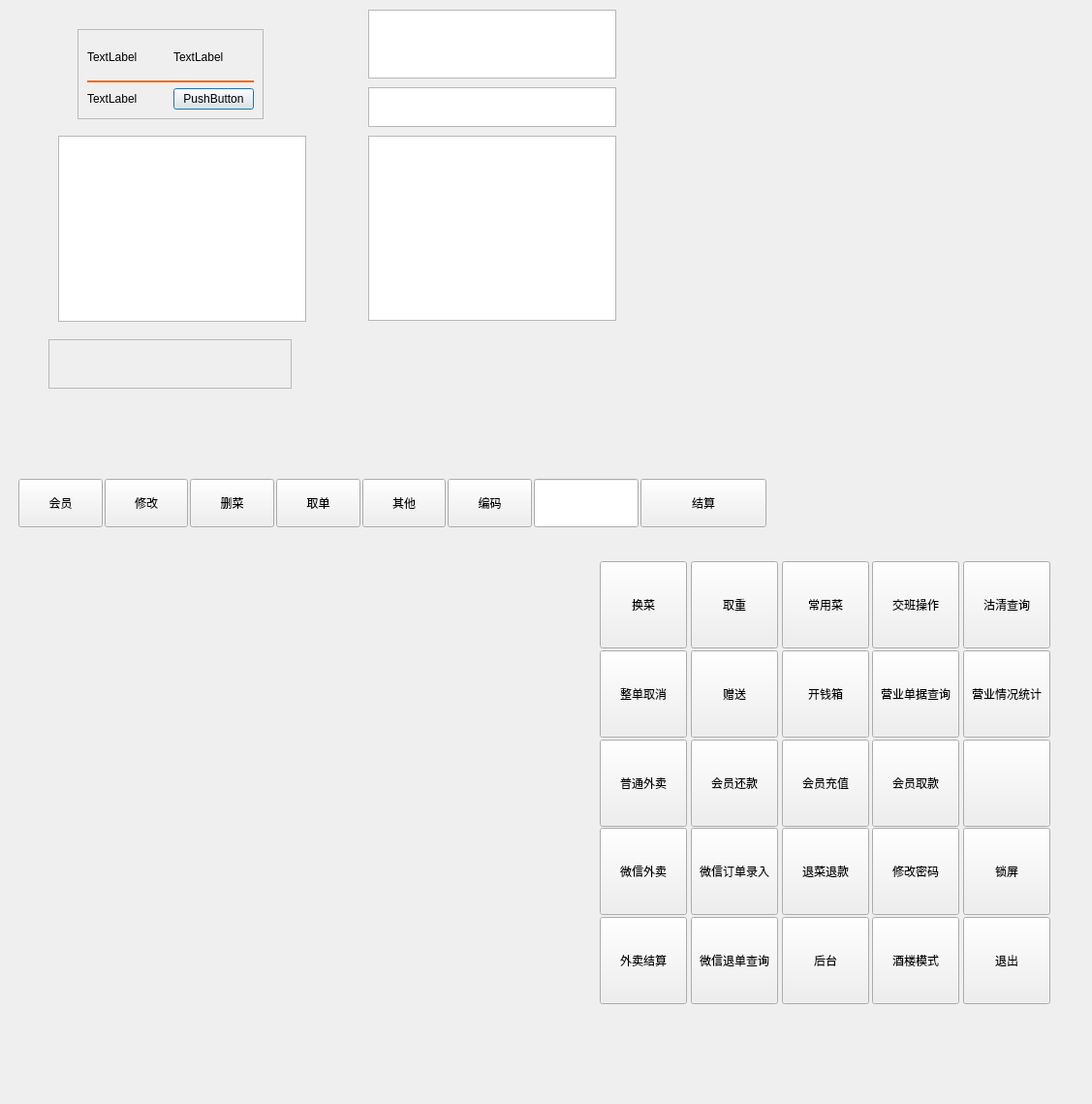
<?xml version="1.0" encoding="UTF-8"?>
<ui version="4.0">
 <class>fastorder_Dialog</class>
 <widget class="QDialog" name="fastorder_Dialog">
  <property name="geometry">
   <rect>
    <x>0</x>
    <y>0</y>
    <width>1127</width>
    <height>1139</height>
   </rect>
  </property>
  <property name="windowTitle">
   <string>Dialog</string>
  </property>
  <property name="styleSheet">
   <string notr="true"/>
  </property>
  <widget class="QFrame" name="frame">
   <property name="geometry">
    <rect>
     <x>610</x>
     <y>570</y>
     <width>481</width>
     <height>471</height>
    </rect>
   </property>
   <property name="styleSheet">
    <string notr="true"/>
   </property>
   <property name="frameShape">
    <enum>QFrame::NoFrame</enum>
   </property>
   <property name="frameShadow">
    <enum>QFrame::Plain</enum>
   </property>
   <property name="lineWidth">
    <number>0</number>
   </property>
   <layout class="QGridLayout" name="gridLayout">
    <property name="spacing">
     <number>5</number>
    </property>
    <item row="2" column="0">
     <widget class="lds_pushbutton_wrap" name="pushButton_waimai">
      <property name="sizePolicy">
       <sizepolicy hsizetype="Expanding" vsizetype="Expanding">
        <horstretch>0</horstretch>
        <verstretch>0</verstretch>
       </sizepolicy>
      </property>
      <property name="minimumSize">
       <size>
        <width>90</width>
        <height>90</height>
       </size>
      </property>
      <property name="maximumSize">
       <size>
        <width>90</width>
        <height>90</height>
       </size>
      </property>
      <property name="focusPolicy">
       <enum>Qt::NoFocus</enum>
      </property>
      <property name="styleSheet">
       <string notr="true"/>
      </property>
      <property name="text">
       <string>普通外卖</string>
      </property>
      <property name="outer_stylesheet" stdset="0">
       <string>pushbutton_type</string>
      </property>
     </widget>
    </item>
    <item row="0" column="2">
     <widget class="lds_pushbutton_wrap" name="pushButton_changyong">
      <property name="sizePolicy">
       <sizepolicy hsizetype="Expanding" vsizetype="Expanding">
        <horstretch>0</horstretch>
        <verstretch>0</verstretch>
       </sizepolicy>
      </property>
      <property name="minimumSize">
       <size>
        <width>90</width>
        <height>90</height>
       </size>
      </property>
      <property name="maximumSize">
       <size>
        <width>90</width>
        <height>90</height>
       </size>
      </property>
      <property name="focusPolicy">
       <enum>Qt::NoFocus</enum>
      </property>
      <property name="styleSheet">
       <string notr="true"/>
      </property>
      <property name="text">
       <string>常用菜</string>
      </property>
      <property name="outer_stylesheet" stdset="0">
       <string>pushbutton_type</string>
      </property>
     </widget>
    </item>
    <item row="0" column="1">
     <widget class="lds_pushbutton_wrap" name="pushButton_takeweight">
      <property name="sizePolicy">
       <sizepolicy hsizetype="Minimum" vsizetype="Expanding">
        <horstretch>0</horstretch>
        <verstretch>0</verstretch>
       </sizepolicy>
      </property>
      <property name="minimumSize">
       <size>
        <width>90</width>
        <height>90</height>
       </size>
      </property>
      <property name="maximumSize">
       <size>
        <width>90</width>
        <height>90</height>
       </size>
      </property>
      <property name="focusPolicy">
       <enum>Qt::NoFocus</enum>
      </property>
      <property name="styleSheet">
       <string notr="true"/>
      </property>
      <property name="text">
       <string>取重</string>
      </property>
      <property name="outer_stylesheet" stdset="0">
       <string>pushbutton_type</string>
      </property>
     </widget>
    </item>
    <item row="3" column="4">
     <widget class="lds_pushbutton_wrap" name="pushButton_sys_suoping">
      <property name="sizePolicy">
       <sizepolicy hsizetype="Expanding" vsizetype="Expanding">
        <horstretch>0</horstretch>
        <verstretch>0</verstretch>
       </sizepolicy>
      </property>
      <property name="minimumSize">
       <size>
        <width>90</width>
        <height>90</height>
       </size>
      </property>
      <property name="maximumSize">
       <size>
        <width>90</width>
        <height>90</height>
       </size>
      </property>
      <property name="focusPolicy">
       <enum>Qt::NoFocus</enum>
      </property>
      <property name="styleSheet">
       <string notr="true"/>
      </property>
      <property name="text">
       <string>锁屏</string>
      </property>
      <property name="outer_stylesheet" stdset="0">
       <string>pushbutton_type</string>
      </property>
     </widget>
    </item>
    <item row="3" column="2">
     <widget class="lds_pushbutton_wrap" name="pushButton_exitbill">
      <property name="sizePolicy">
       <sizepolicy hsizetype="Expanding" vsizetype="Expanding">
        <horstretch>0</horstretch>
        <verstretch>0</verstretch>
       </sizepolicy>
      </property>
      <property name="minimumSize">
       <size>
        <width>90</width>
        <height>90</height>
       </size>
      </property>
      <property name="maximumSize">
       <size>
        <width>90</width>
        <height>90</height>
       </size>
      </property>
      <property name="focusPolicy">
       <enum>Qt::NoFocus</enum>
      </property>
      <property name="styleSheet">
       <string notr="true"/>
      </property>
      <property name="text">
       <string>退菜退款</string>
      </property>
      <property name="outer_stylesheet" stdset="0">
       <string>pushbutton_type</string>
      </property>
     </widget>
    </item>
    <item row="2" column="2">
     <widget class="lds_pushbutton_wrap" name="pushButton_sys_chongzhi">
      <property name="sizePolicy">
       <sizepolicy hsizetype="Expanding" vsizetype="Expanding">
        <horstretch>0</horstretch>
        <verstretch>0</verstretch>
       </sizepolicy>
      </property>
      <property name="minimumSize">
       <size>
        <width>90</width>
        <height>90</height>
       </size>
      </property>
      <property name="maximumSize">
       <size>
        <width>90</width>
        <height>90</height>
       </size>
      </property>
      <property name="focusPolicy">
       <enum>Qt::NoFocus</enum>
      </property>
      <property name="styleSheet">
       <string notr="true"/>
      </property>
      <property name="text">
       <string>会员充值</string>
      </property>
      <property name="outer_stylesheet" stdset="0">
       <string>pushbutton_type</string>
      </property>
     </widget>
    </item>
    <item row="2" column="3">
     <widget class="lds_pushbutton_wrap" name="pushButton_sys_qukuan">
      <property name="sizePolicy">
       <sizepolicy hsizetype="Expanding" vsizetype="Expanding">
        <horstretch>0</horstretch>
        <verstretch>0</verstretch>
       </sizepolicy>
      </property>
      <property name="minimumSize">
       <size>
        <width>90</width>
        <height>90</height>
       </size>
      </property>
      <property name="maximumSize">
       <size>
        <width>90</width>
        <height>90</height>
       </size>
      </property>
      <property name="focusPolicy">
       <enum>Qt::NoFocus</enum>
      </property>
      <property name="styleSheet">
       <string notr="true"/>
      </property>
      <property name="text">
       <string>会员取款</string>
      </property>
      <property name="outer_stylesheet" stdset="0">
       <string>pushbutton_type</string>
      </property>
     </widget>
    </item>
    <item row="1" column="2">
     <widget class="lds_pushbutton_wrap" name="pushButton_sys_kaiqianxiang">
      <property name="sizePolicy">
       <sizepolicy hsizetype="Expanding" vsizetype="Expanding">
        <horstretch>0</horstretch>
        <verstretch>0</verstretch>
       </sizepolicy>
      </property>
      <property name="minimumSize">
       <size>
        <width>90</width>
        <height>90</height>
       </size>
      </property>
      <property name="maximumSize">
       <size>
        <width>90</width>
        <height>90</height>
       </size>
      </property>
      <property name="focusPolicy">
       <enum>Qt::NoFocus</enum>
      </property>
      <property name="styleSheet">
       <string notr="true"/>
      </property>
      <property name="text">
       <string>开钱箱</string>
      </property>
      <property name="outer_stylesheet" stdset="0">
       <string>pushbutton_type</string>
      </property>
     </widget>
    </item>
    <item row="4" column="1">
     <widget class="lds_pushbutton_wrap" name="pushButton_weixinquitbill">
      <property name="sizePolicy">
       <sizepolicy hsizetype="Expanding" vsizetype="Expanding">
        <horstretch>0</horstretch>
        <verstretch>0</verstretch>
       </sizepolicy>
      </property>
      <property name="minimumSize">
       <size>
        <width>90</width>
        <height>90</height>
       </size>
      </property>
      <property name="maximumSize">
       <size>
        <width>90</width>
        <height>90</height>
       </size>
      </property>
      <property name="focusPolicy">
       <enum>Qt::NoFocus</enum>
      </property>
      <property name="styleSheet">
       <string notr="true"/>
      </property>
      <property name="text">
       <string>微信退单查询</string>
      </property>
      <property name="outer_stylesheet" stdset="0">
       <string>pushbutton_type</string>
      </property>
     </widget>
    </item>
    <item row="2" column="1">
     <widget class="lds_pushbutton_wrap" name="pushButton_mhangpay">
      <property name="sizePolicy">
       <sizepolicy hsizetype="Expanding" vsizetype="Expanding">
        <horstretch>0</horstretch>
        <verstretch>0</verstretch>
       </sizepolicy>
      </property>
      <property name="minimumSize">
       <size>
        <width>90</width>
        <height>90</height>
       </size>
      </property>
      <property name="maximumSize">
       <size>
        <width>90</width>
        <height>90</height>
       </size>
      </property>
      <property name="focusPolicy">
       <enum>Qt::NoFocus</enum>
      </property>
      <property name="styleSheet">
       <string notr="true"/>
      </property>
      <property name="text">
       <string>会员还款</string>
      </property>
      <property name="outer_stylesheet" stdset="0">
       <string>pushbutton_type</string>
      </property>
     </widget>
    </item>
    <item row="3" column="1">
     <widget class="lds_pushbutton_wrap" name="pushButton_weixinbill_import">
      <property name="sizePolicy">
       <sizepolicy hsizetype="Expanding" vsizetype="Expanding">
        <horstretch>0</horstretch>
        <verstretch>0</verstretch>
       </sizepolicy>
      </property>
      <property name="minimumSize">
       <size>
        <width>90</width>
        <height>90</height>
       </size>
      </property>
      <property name="maximumSize">
       <size>
        <width>90</width>
        <height>90</height>
       </size>
      </property>
      <property name="focusPolicy">
       <enum>Qt::NoFocus</enum>
      </property>
      <property name="styleSheet">
       <string notr="true"/>
      </property>
      <property name="text">
       <string>微信订单录入</string>
      </property>
      <property name="outer_stylesheet" stdset="0">
       <string>pushbutton_type</string>
      </property>
     </widget>
    </item>
    <item row="0" column="0">
     <widget class="lds_pushbutton_wrap" name="pushButton_change">
      <property name="sizePolicy">
       <sizepolicy hsizetype="Expanding" vsizetype="Expanding">
        <horstretch>0</horstretch>
        <verstretch>0</verstretch>
       </sizepolicy>
      </property>
      <property name="minimumSize">
       <size>
        <width>90</width>
        <height>90</height>
       </size>
      </property>
      <property name="maximumSize">
       <size>
        <width>90</width>
        <height>90</height>
       </size>
      </property>
      <property name="focusPolicy">
       <enum>Qt::NoFocus</enum>
      </property>
      <property name="styleSheet">
       <string notr="true"/>
      </property>
      <property name="text">
       <string>换菜</string>
      </property>
      <property name="outer_stylesheet" stdset="0">
       <string>pushbutton_type</string>
      </property>
     </widget>
    </item>
    <item row="1" column="0">
     <widget class="lds_pushbutton_wrap" name="pushButton_allbillcancel">
      <property name="sizePolicy">
       <sizepolicy hsizetype="Expanding" vsizetype="Expanding">
        <horstretch>0</horstretch>
        <verstretch>0</verstretch>
       </sizepolicy>
      </property>
      <property name="minimumSize">
       <size>
        <width>90</width>
        <height>90</height>
       </size>
      </property>
      <property name="maximumSize">
       <size>
        <width>90</width>
        <height>90</height>
       </size>
      </property>
      <property name="focusPolicy">
       <enum>Qt::NoFocus</enum>
      </property>
      <property name="styleSheet">
       <string notr="true"/>
      </property>
      <property name="text">
       <string>整单取消</string>
      </property>
      <property name="outer_stylesheet" stdset="0">
       <string>pushbutton_type</string>
      </property>
     </widget>
    </item>
    <item row="4" column="2">
     <widget class="lds_pushbutton_wrap" name="pushButton_sys_switchback">
      <property name="sizePolicy">
       <sizepolicy hsizetype="Expanding" vsizetype="Expanding">
        <horstretch>0</horstretch>
        <verstretch>0</verstretch>
       </sizepolicy>
      </property>
      <property name="minimumSize">
       <size>
        <width>90</width>
        <height>90</height>
       </size>
      </property>
      <property name="maximumSize">
       <size>
        <width>90</width>
        <height>90</height>
       </size>
      </property>
      <property name="focusPolicy">
       <enum>Qt::NoFocus</enum>
      </property>
      <property name="styleSheet">
       <string notr="true"/>
      </property>
      <property name="text">
       <string>后台</string>
      </property>
      <property name="outer_stylesheet" stdset="0">
       <string>pushbutton_type</string>
      </property>
     </widget>
    </item>
    <item row="4" column="0">
     <widget class="lds_pushbutton_wrap" name="pushButton_waimaipay">
      <property name="sizePolicy">
       <sizepolicy hsizetype="Expanding" vsizetype="Expanding">
        <horstretch>0</horstretch>
        <verstretch>0</verstretch>
       </sizepolicy>
      </property>
      <property name="minimumSize">
       <size>
        <width>90</width>
        <height>90</height>
       </size>
      </property>
      <property name="maximumSize">
       <size>
        <width>90</width>
        <height>90</height>
       </size>
      </property>
      <property name="focusPolicy">
       <enum>Qt::NoFocus</enum>
      </property>
      <property name="styleSheet">
       <string notr="true"/>
      </property>
      <property name="text">
       <string>外卖结算</string>
      </property>
      <property name="outer_stylesheet" stdset="0">
       <string>pushbutton_type</string>
      </property>
     </widget>
    </item>
    <item row="1" column="1">
     <widget class="lds_pushbutton_wrap" name="pushButton_present">
      <property name="sizePolicy">
       <sizepolicy hsizetype="Expanding" vsizetype="Expanding">
        <horstretch>0</horstretch>
        <verstretch>0</verstretch>
       </sizepolicy>
      </property>
      <property name="minimumSize">
       <size>
        <width>90</width>
        <height>90</height>
       </size>
      </property>
      <property name="maximumSize">
       <size>
        <width>90</width>
        <height>90</height>
       </size>
      </property>
      <property name="focusPolicy">
       <enum>Qt::NoFocus</enum>
      </property>
      <property name="styleSheet">
       <string notr="true"/>
      </property>
      <property name="text">
       <string>赠送</string>
      </property>
      <property name="outer_stylesheet" stdset="0">
       <string>pushbutton_type</string>
      </property>
     </widget>
    </item>
    <item row="3" column="0">
     <widget class="lds_pushbutton_wrap" name="pushButton_weixinwaimai">
      <property name="sizePolicy">
       <sizepolicy hsizetype="Expanding" vsizetype="Expanding">
        <horstretch>0</horstretch>
        <verstretch>0</verstretch>
       </sizepolicy>
      </property>
      <property name="minimumSize">
       <size>
        <width>90</width>
        <height>90</height>
       </size>
      </property>
      <property name="maximumSize">
       <size>
        <width>90</width>
        <height>90</height>
       </size>
      </property>
      <property name="focusPolicy">
       <enum>Qt::NoFocus</enum>
      </property>
      <property name="styleSheet">
       <string notr="true"/>
      </property>
      <property name="text">
       <string>微信外卖</string>
      </property>
      <property name="outer_stylesheet" stdset="0">
       <string>pushbutton_type</string>
      </property>
     </widget>
    </item>
    <item row="3" column="3">
     <widget class="lds_pushbutton_wrap" name="pushButton_sys_xiugaimima">
      <property name="sizePolicy">
       <sizepolicy hsizetype="Expanding" vsizetype="Expanding">
        <horstretch>0</horstretch>
        <verstretch>0</verstretch>
       </sizepolicy>
      </property>
      <property name="minimumSize">
       <size>
        <width>90</width>
        <height>90</height>
       </size>
      </property>
      <property name="maximumSize">
       <size>
        <width>90</width>
        <height>90</height>
       </size>
      </property>
      <property name="focusPolicy">
       <enum>Qt::NoFocus</enum>
      </property>
      <property name="styleSheet">
       <string notr="true"/>
      </property>
      <property name="text">
       <string>修改密码</string>
      </property>
      <property name="outer_stylesheet" stdset="0">
       <string>pushbutton_type</string>
      </property>
     </widget>
    </item>
    <item row="0" column="3">
     <widget class="lds_pushbutton_wrap" name="pushButton_sys_jiaoban">
      <property name="sizePolicy">
       <sizepolicy hsizetype="Expanding" vsizetype="Expanding">
        <horstretch>0</horstretch>
        <verstretch>0</verstretch>
       </sizepolicy>
      </property>
      <property name="minimumSize">
       <size>
        <width>90</width>
        <height>90</height>
       </size>
      </property>
      <property name="maximumSize">
       <size>
        <width>90</width>
        <height>90</height>
       </size>
      </property>
      <property name="focusPolicy">
       <enum>Qt::NoFocus</enum>
      </property>
      <property name="styleSheet">
       <string notr="true"/>
      </property>
      <property name="text">
       <string>交班操作</string>
      </property>
      <property name="outer_stylesheet" stdset="0">
       <string>pushbutton_type</string>
      </property>
     </widget>
    </item>
    <item row="0" column="4">
     <widget class="lds_pushbutton_wrap" name="pushButton_sys_guqing">
      <property name="sizePolicy">
       <sizepolicy hsizetype="Expanding" vsizetype="Expanding">
        <horstretch>0</horstretch>
        <verstretch>0</verstretch>
       </sizepolicy>
      </property>
      <property name="minimumSize">
       <size>
        <width>90</width>
        <height>90</height>
       </size>
      </property>
      <property name="maximumSize">
       <size>
        <width>90</width>
        <height>90</height>
       </size>
      </property>
      <property name="focusPolicy">
       <enum>Qt::NoFocus</enum>
      </property>
      <property name="styleSheet">
       <string notr="true"/>
      </property>
      <property name="text">
       <string>沽清查询</string>
      </property>
      <property name="outer_stylesheet" stdset="0">
       <string>pushbutton_type</string>
      </property>
     </widget>
    </item>
    <item row="1" column="3">
     <widget class="lds_pushbutton_wrap" name="pushButton_sys_yingyedanju">
      <property name="enabled">
       <bool>true</bool>
      </property>
      <property name="sizePolicy">
       <sizepolicy hsizetype="Expanding" vsizetype="Expanding">
        <horstretch>0</horstretch>
        <verstretch>0</verstretch>
       </sizepolicy>
      </property>
      <property name="minimumSize">
       <size>
        <width>90</width>
        <height>90</height>
       </size>
      </property>
      <property name="maximumSize">
       <size>
        <width>90</width>
        <height>90</height>
       </size>
      </property>
      <property name="focusPolicy">
       <enum>Qt::NoFocus</enum>
      </property>
      <property name="styleSheet">
       <string notr="true"/>
      </property>
      <property name="text">
       <string>营业单据查询</string>
      </property>
      <property name="outer_stylesheet" stdset="0">
       <string>pushbutton_type</string>
      </property>
     </widget>
    </item>
    <item row="2" column="4">
     <widget class="btnlanguageswicth" name="pushButton_sys_parameter">
      <property name="enabled">
       <bool>true</bool>
      </property>
      <property name="sizePolicy">
       <sizepolicy hsizetype="Expanding" vsizetype="Expanding">
        <horstretch>0</horstretch>
        <verstretch>0</verstretch>
       </sizepolicy>
      </property>
      <property name="minimumSize">
       <size>
        <width>90</width>
        <height>90</height>
       </size>
      </property>
      <property name="maximumSize">
       <size>
        <width>90</width>
        <height>90</height>
       </size>
      </property>
      <property name="focusPolicy">
       <enum>Qt::NoFocus</enum>
      </property>
      <property name="styleSheet">
       <string notr="true"/>
      </property>
      <property name="text">
       <string/>
      </property>
      <property name="outer_stylesheet" stdset="0">
       <string>pushbutton_type</string>
      </property>
     </widget>
    </item>
    <item row="1" column="4">
     <widget class="lds_pushbutton_wrap" name="pushButton_sys_yingyeqingkuang">
      <property name="sizePolicy">
       <sizepolicy hsizetype="Expanding" vsizetype="Expanding">
        <horstretch>0</horstretch>
        <verstretch>0</verstretch>
       </sizepolicy>
      </property>
      <property name="minimumSize">
       <size>
        <width>90</width>
        <height>90</height>
       </size>
      </property>
      <property name="maximumSize">
       <size>
        <width>90</width>
        <height>90</height>
       </size>
      </property>
      <property name="focusPolicy">
       <enum>Qt::NoFocus</enum>
      </property>
      <property name="styleSheet">
       <string notr="true"/>
      </property>
      <property name="text">
       <string>营业情况统计</string>
      </property>
      <property name="outer_stylesheet" stdset="0">
       <string>pushbutton_type</string>
      </property>
     </widget>
    </item>
    <item row="4" column="4">
     <widget class="lds_pushbutton_wrap" name="pushButton_tuichu">
      <property name="sizePolicy">
       <sizepolicy hsizetype="Expanding" vsizetype="Expanding">
        <horstretch>0</horstretch>
        <verstretch>0</verstretch>
       </sizepolicy>
      </property>
      <property name="minimumSize">
       <size>
        <width>90</width>
        <height>90</height>
       </size>
      </property>
      <property name="maximumSize">
       <size>
        <width>90</width>
        <height>90</height>
       </size>
      </property>
      <property name="focusPolicy">
       <enum>Qt::NoFocus</enum>
      </property>
      <property name="styleSheet">
       <string notr="true"/>
      </property>
      <property name="text">
       <string>退出</string>
      </property>
      <property name="outer_stylesheet" stdset="0">
       <string>pushbutton_type</string>
      </property>
     </widget>
    </item>
    <item row="4" column="3">
     <widget class="lds_pushbutton_wrap" name="pushButton_restaurant">
      <property name="sizePolicy">
       <sizepolicy hsizetype="Expanding" vsizetype="Expanding">
        <horstretch>0</horstretch>
        <verstretch>0</verstretch>
       </sizepolicy>
      </property>
      <property name="minimumSize">
       <size>
        <width>90</width>
        <height>90</height>
       </size>
      </property>
      <property name="maximumSize">
       <size>
        <width>90</width>
        <height>90</height>
       </size>
      </property>
      <property name="focusPolicy">
       <enum>Qt::NoFocus</enum>
      </property>
      <property name="styleSheet">
       <string notr="true"/>
      </property>
      <property name="text">
       <string>酒楼模式</string>
      </property>
      <property name="outer_stylesheet" stdset="0">
       <string>pushbutton_type</string>
      </property>
     </widget>
    </item>
   </layout>
  </widget>
  <widget class="QFrame" name="frame_bottom">
   <property name="geometry">
    <rect>
     <x>10</x>
     <y>490</y>
     <width>790</width>
     <height>58</height>
    </rect>
   </property>
   <property name="minimumSize">
    <size>
     <width>0</width>
     <height>47</height>
    </size>
   </property>
   <property name="styleSheet">
    <string notr="true"/>
   </property>
   <property name="frameShape">
    <enum>QFrame::NoFrame</enum>
   </property>
   <property name="frameShadow">
    <enum>QFrame::Raised</enum>
   </property>
   <layout class="QHBoxLayout" name="horizontalLayout_2" stretch="2,2,2,2,2,2,2,3">
    <property name="spacing">
     <number>2</number>
    </property>
    <property name="topMargin">
     <number>4</number>
    </property>
    <property name="bottomMargin">
     <number>4</number>
    </property>
    <item>
     <widget class="public_pushbuton_rt_check" name="pushButton_member">
      <property name="sizePolicy">
       <sizepolicy hsizetype="Minimum" vsizetype="Expanding">
        <horstretch>0</horstretch>
        <verstretch>0</verstretch>
       </sizepolicy>
      </property>
      <property name="minimumSize">
       <size>
        <width>60</width>
        <height>0</height>
       </size>
      </property>
      <property name="focusPolicy">
       <enum>Qt::NoFocus</enum>
      </property>
      <property name="text">
       <string>会员</string>
      </property>
      <property name="icon">
       <iconset resource="../res.qrc">
        <normaloff>:/image/btn_icon/9.png</normaloff>:/image/btn_icon/9.png</iconset>
      </property>
      <property name="outer_stylesheet" stdset="0">
       <string>pushbutton_bottom</string>
      </property>
     </widget>
    </item>
    <item>
     <widget class="QPushButton" name="pushButton_detail">
      <property name="sizePolicy">
       <sizepolicy hsizetype="Minimum" vsizetype="Expanding">
        <horstretch>0</horstretch>
        <verstretch>0</verstretch>
       </sizepolicy>
      </property>
      <property name="minimumSize">
       <size>
        <width>60</width>
        <height>0</height>
       </size>
      </property>
      <property name="focusPolicy">
       <enum>Qt::NoFocus</enum>
      </property>
      <property name="styleSheet">
       <string notr="true"/>
      </property>
      <property name="text">
       <string>修改</string>
      </property>
      <property name="icon">
       <iconset resource="../res.qrc">
        <normaloff>:/image/btn_icon/8.png</normaloff>:/image/btn_icon/8.png</iconset>
      </property>
      <property name="outer_stylesheet" stdset="0">
       <string>pushbutton_bottom</string>
      </property>
     </widget>
    </item>
    <item>
     <widget class="QPushButton" name="pushButton_del">
      <property name="sizePolicy">
       <sizepolicy hsizetype="Minimum" vsizetype="Expanding">
        <horstretch>0</horstretch>
        <verstretch>0</verstretch>
       </sizepolicy>
      </property>
      <property name="minimumSize">
       <size>
        <width>60</width>
        <height>0</height>
       </size>
      </property>
      <property name="focusPolicy">
       <enum>Qt::NoFocus</enum>
      </property>
      <property name="styleSheet">
       <string notr="true"/>
      </property>
      <property name="text">
       <string>删菜</string>
      </property>
      <property name="icon">
       <iconset resource="../res.qrc">
        <normaloff>:/image/btn_icon/10.png</normaloff>:/image/btn_icon/10.png</iconset>
      </property>
      <property name="outer_stylesheet" stdset="0">
       <string>pushbutton_bottom</string>
      </property>
     </widget>
    </item>
    <item>
     <widget class="public_pushbuton_rt_check" name="pushButton_takebill">
      <property name="sizePolicy">
       <sizepolicy hsizetype="Minimum" vsizetype="Expanding">
        <horstretch>0</horstretch>
        <verstretch>0</verstretch>
       </sizepolicy>
      </property>
      <property name="minimumSize">
       <size>
        <width>60</width>
        <height>0</height>
       </size>
      </property>
      <property name="focusPolicy">
       <enum>Qt::NoFocus</enum>
      </property>
      <property name="styleSheet">
       <string notr="true"/>
      </property>
      <property name="text">
       <string>取单</string>
      </property>
      <property name="icon">
       <iconset resource="../res.qrc">
        <normaloff>:/image/btn_icon/4.png</normaloff>:/image/btn_icon/4.png</iconset>
      </property>
      <property name="outer_stylesheet" stdset="0">
       <string>pushbutton_bottom</string>
      </property>
     </widget>
    </item>
    <item>
     <widget class="QPushButton" name="pushButton_other">
      <property name="sizePolicy">
       <sizepolicy hsizetype="Minimum" vsizetype="Expanding">
        <horstretch>0</horstretch>
        <verstretch>0</verstretch>
       </sizepolicy>
      </property>
      <property name="minimumSize">
       <size>
        <width>60</width>
        <height>0</height>
       </size>
      </property>
      <property name="focusPolicy">
       <enum>Qt::NoFocus</enum>
      </property>
      <property name="styleSheet">
       <string notr="true"/>
      </property>
      <property name="text">
       <string>其他</string>
      </property>
      <property name="icon">
       <iconset resource="../res.qrc">
        <normaloff>:/image/btn_icon/11.png</normaloff>:/image/btn_icon/11.png</iconset>
      </property>
      <property name="outer_stylesheet" stdset="0">
       <string>pushbutton_bottom_menu</string>
      </property>
     </widget>
    </item>
    <item>
     <widget class="QPushButton" name="pushButton_bianma">
      <property name="sizePolicy">
       <sizepolicy hsizetype="Minimum" vsizetype="Expanding">
        <horstretch>0</horstretch>
        <verstretch>0</verstretch>
       </sizepolicy>
      </property>
      <property name="minimumSize">
       <size>
        <width>60</width>
        <height>0</height>
       </size>
      </property>
      <property name="focusPolicy">
       <enum>Qt::NoFocus</enum>
      </property>
      <property name="styleSheet">
       <string notr="true"/>
      </property>
      <property name="text">
       <string>编码</string>
      </property>
      <property name="icon">
       <iconset resource="../res.qrc">
        <normaloff>:/image/btn_icon/2.png</normaloff>:/image/btn_icon/2.png</iconset>
      </property>
      <property name="outer_stylesheet" stdset="0">
       <string>pushbutton_bottom_menu</string>
      </property>
     </widget>
    </item>
    <item>
     <widget class="lds_lineedit" name="lineEdit_scan">
      <property name="sizePolicy">
       <sizepolicy hsizetype="Minimum" vsizetype="Expanding">
        <horstretch>0</horstretch>
        <verstretch>0</verstretch>
       </sizepolicy>
      </property>
      <property name="maximumSize">
       <size>
        <width>150</width>
        <height>16777215</height>
       </size>
      </property>
      <property name="styleSheet">
       <string notr="true"/>
      </property>
      <property name="outer_stylesheet" stdset="0">
       <string>lineedit_qt_input</string>
      </property>
     </widget>
    </item>
    <item>
     <widget class="public_pushbutton_pay" name="pushButton_pay">
      <property name="sizePolicy">
       <sizepolicy hsizetype="Minimum" vsizetype="Expanding">
        <horstretch>0</horstretch>
        <verstretch>0</verstretch>
       </sizepolicy>
      </property>
      <property name="focusPolicy">
       <enum>Qt::NoFocus</enum>
      </property>
      <property name="text">
       <string>结算</string>
      </property>
     </widget>
    </item>
   </layout>
  </widget>
  <widget class="QFrame" name="frame_deskinfo">
   <property name="geometry">
    <rect>
     <x>80</x>
     <y>30</y>
     <width>192</width>
     <height>93</height>
    </rect>
   </property>
   <property name="frameShape">
    <enum>QFrame::StyledPanel</enum>
   </property>
   <property name="frameShadow">
    <enum>QFrame::Raised</enum>
   </property>
   <layout class="QGridLayout" name="gridLayout_2">
    <item row="0" column="0">
     <widget class="QLabel" name="label_logo">
      <property name="text">
       <string>TextLabel</string>
      </property>
      <property name="outer_stylesheet" stdset="0">
       <string>label_upon_bg</string>
      </property>
     </widget>
    </item>
    <item row="0" column="1">
     <widget class="QLabel" name="label_text">
      <property name="text">
       <string>TextLabel</string>
      </property>
      <property name="outer_stylesheet" stdset="0">
       <string>label_upon_bg</string>
      </property>
     </widget>
    </item>
    <item row="1" column="0" colspan="2">
     <widget class="QLabel" name="label_5">
      <property name="minimumSize">
       <size>
        <width>0</width>
        <height>2</height>
       </size>
      </property>
      <property name="maximumSize">
       <size>
        <width>16777215</width>
        <height>2</height>
       </size>
      </property>
      <property name="styleSheet">
       <string notr="true">background-color:#ff650b</string>
      </property>
      <property name="text">
       <string/>
      </property>
     </widget>
    </item>
    <item row="2" column="0">
     <widget class="QLabel" name="label_num">
      <property name="text">
       <string>TextLabel</string>
      </property>
      <property name="outer_stylesheet" stdset="0">
       <string>xx_num</string>
      </property>
     </widget>
    </item>
    <item row="2" column="1">
     <widget class="QPushButton" name="label_total">
      <property name="text">
       <string>PushButton</string>
      </property>
      <property name="outer_stylesheet" stdset="0">
       <string>xx_amount</string>
      </property>
     </widget>
    </item>
   </layout>
  </widget>
  <widget class="ftableview" name="tableView_type">
   <property name="geometry">
    <rect>
     <x>380</x>
     <y>10</y>
     <width>256</width>
     <height>71</height>
    </rect>
   </property>
  </widget>
  <widget class="ftableview" name="tableView_subtype">
   <property name="geometry">
    <rect>
     <x>380</x>
     <y>90</y>
     <width>256</width>
     <height>41</height>
    </rect>
   </property>
  </widget>
  <widget class="ftableview" name="tableView_dish">
   <property name="geometry">
    <rect>
     <x>380</x>
     <y>140</y>
     <width>256</width>
     <height>191</height>
    </rect>
   </property>
  </widget>
  <widget class="fexpandmain_tableview" name="tableView">
   <property name="geometry">
    <rect>
     <x>60</x>
     <y>140</y>
     <width>256</width>
     <height>192</height>
    </rect>
   </property>
  </widget>
  <widget class="fexpandmain_dish_btn" name="frame_dish_bottom">
   <property name="geometry">
    <rect>
     <x>50</x>
     <y>350</y>
     <width>251</width>
     <height>51</height>
    </rect>
   </property>
   <property name="frameShape">
    <enum>QFrame::StyledPanel</enum>
   </property>
   <property name="frameShadow">
    <enum>QFrame::Raised</enum>
   </property>
  </widget>
 </widget>
 <customwidgets>
  <customwidget>
   <class>lds_lineedit</class>
   <extends>QLineEdit</extends>
   <header>lds_lineedit.h</header>
  </customwidget>
  <customwidget>
   <class>ftableview</class>
   <extends>QTableView</extends>
   <header>ftableview.h</header>
  </customwidget>
  <customwidget>
   <class>lds_pushbutton_wrap</class>
   <extends>QPushButton</extends>
   <header>lds_pushbutton_wrap.h</header>
  </customwidget>
  <customwidget>
   <class>public_pushbuton_rt_check</class>
   <extends>QPushButton</extends>
   <header>public_pushbuton_rt_check.h</header>
  </customwidget>
  <customwidget>
   <class>public_pushbutton_pay</class>
   <extends>QPushButton</extends>
   <header>public_pushbutton_pay.h</header>
  </customwidget>
  <customwidget>
   <class>fexpandmain_tableview</class>
   <extends>QTableView</extends>
   <header>fexpandmain_tableview.h</header>
  </customwidget>
  <customwidget>
   <class>fexpandmain_dish_btn</class>
   <extends>QFrame</extends>
   <header>fexpandmain_dish_btn.h</header>
   <container>1</container>
  </customwidget>
  <customwidget>
   <class>btnlanguageswicth</class>
   <extends>QPushButton</extends>
   <header>btnlanguageswicth.h</header>
  </customwidget>
 </customwidgets>
 <resources>
  <include location="../res.qrc"/>
 </resources>
 <connections/>
</ui>
